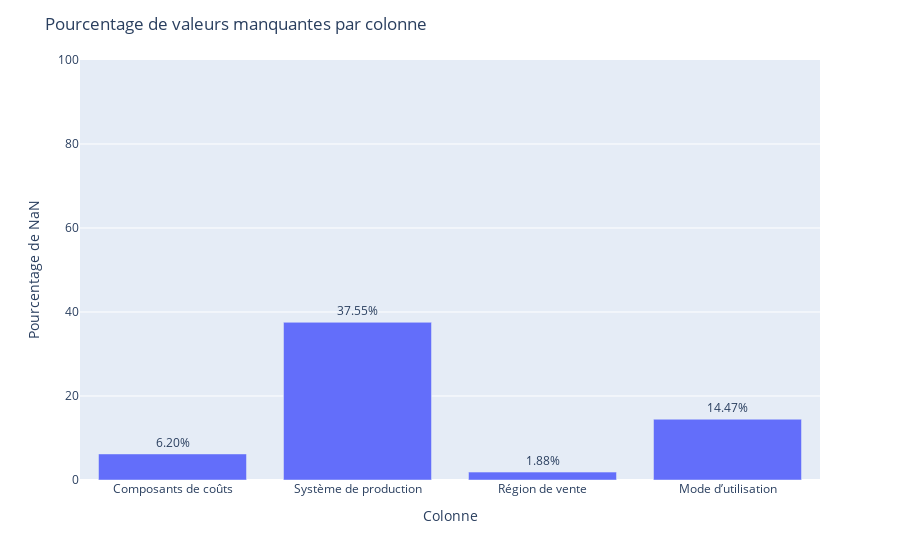

Notebook code cell kept with this figure:
### Markdown cell above
On remarque que les colonnes présentant des valeurs manquantes sont : Composants de coûts, Système de production, Région de vente et Mode d'utilisation.

### Code cell
# Calculer le pourcentage de NaN pour chaque colonne
nan_percent = clean_data.isna().mean() * 100

# Filtrer pour garder seulement les colonnes avec NaN
nan_percent = nan_percent[nan_percent > 0].reset_index()
nan_percent.columns = ['Colonne', 'Pourcentage de NaN']

# Créer un graphique interactif avec Plotly
fig = px.bar(nan_percent, x='Colonne', y='Pourcentage de NaN',
             text='Pourcentage de NaN')

# Mise à jour du graphique pour afficher le texte au-dessus des barres
fig.update_traces(texttemplate='%{text:.2f}%', textposition='outside')

# Mise à jour de l'axe des ordonnées pour afficher jusqu'à 100%
fig.update_yaxes(range=[0, 100])

# Mise à jour du layout pour une meilleure lisibilité
fig.update_layout(title_text='Pourcentage de valeurs manquantes par colonne',
                  yaxis_title='Pourcentage de NaN',
                  xaxis_title='Colonne')

# Afficher le graphique
fig.show()

### Figure 1 — Plotly figure (JSON) as saved in the notebook; plotly's stock layout.template omitted (floating-point values rounded to 4 significant figures)
{"data": [{"alignmentgroup": "True", "hovertemplate": "Colonne=%{x}<br>Pourcentage de NaN=%{text}<extra></extra>", "legendgroup": "", "marker": {"color": "#636efa", "pattern": {"shape": ""}}, "name": "", "offsetgroup": "", "orientation": "v", "showlegend": false, "text": [6.203, 37.55, 1.881, 14.47], "textposition": "outside", "texttemplate": "%{text:.2f}%", "type": "bar", "x": ["Composants de coûts", "Système de production", "Région de vente", "Mode d’utilisation"], "xaxis": "x", "y": [6.203, 37.55, 1.881, 14.47], "yaxis": "y"}], "layout": {"barmode": "relative", "legend": {"tracegroupgap": 0}, "margin": {"t": 60}, "title": {"text": "Pourcentage de valeurs manquantes par colonne"}, "xaxis": {"anchor": "y", "domain": [0, 1], "title": {"text": "Colonne"}}, "yaxis": {"anchor": "x", "domain": [0, 1], "range": [0, 100], "title": {"text": "Pourcentage de NaN"}}}}
